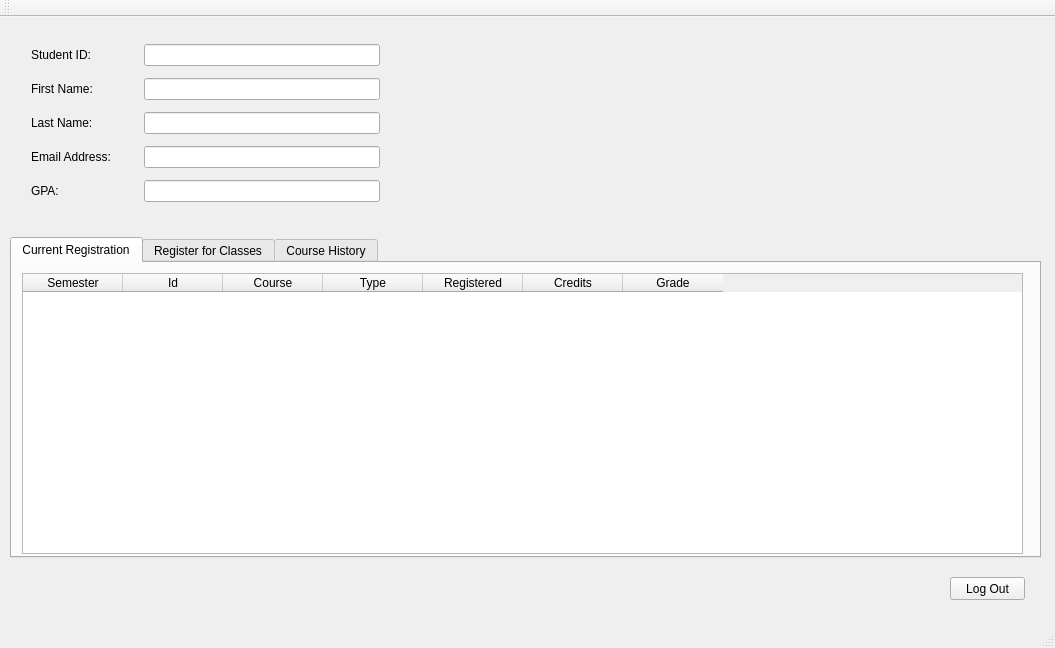
<?xml version="1.0" encoding="UTF-8"?>
<ui version="4.0">
 <class>MainWindow</class>
 <widget class="QMainWindow" name="MainWindow">
  <property name="geometry">
   <rect>
    <x>0</x>
    <y>0</y>
    <width>1055</width>
    <height>648</height>
   </rect>
  </property>
  <property name="windowTitle">
   <string>MainWindow</string>
  </property>
  <widget class="QWidget" name="centralWidget">
   <widget class="QStackedWidget" name="stackedWidget">
    <property name="geometry">
     <rect>
      <x>10</x>
      <y>10</y>
      <width>1031</width>
      <height>581</height>
     </rect>
    </property>
    <property name="currentIndex">
     <number>4</number>
    </property>
    <widget class="QWidget" name="pageLogin">
     <widget class="QWidget" name="layoutWidget">
      <property name="geometry">
       <rect>
        <x>240</x>
        <y>140</y>
        <width>231</width>
        <height>191</height>
       </rect>
      </property>
      <layout class="QVBoxLayout" name="loLogin">
       <item>
        <widget class="QLabel" name="labelStudentLogin">
         <property name="text">
          <string>&lt;html&gt;&lt;head/&gt;&lt;body&gt;&lt;p align=&quot;center&quot;&gt;&lt;span style=&quot; font-size:10pt; font-weight:600;&quot;&gt;Login&lt;/span&gt;&lt;/p&gt;&lt;/body&gt;&lt;/html&gt;</string>
         </property>
        </widget>
       </item>
       <item>
        <layout class="QHBoxLayout" name="horizontalLayout">
         <item>
          <widget class="QLabel" name="lblStudentUserName">
           <property name="text">
            <string>UserName</string>
           </property>
          </widget>
         </item>
         <item>
          <widget class="QLineEdit" name="inputStudentLoginUsername"/>
         </item>
        </layout>
       </item>
       <item>
        <layout class="QHBoxLayout" name="loLoginPassword">
         <item>
          <widget class="QLabel" name="lblStudentPassword">
           <property name="text">
            <string>Password</string>
           </property>
          </widget>
         </item>
         <item>
          <widget class="QLineEdit" name="inputStudentLoginPassword"/>
         </item>
        </layout>
       </item>
       <item>
        <widget class="QPushButton" name="btnLogin">
         <property name="text">
          <string>Log In</string>
         </property>
        </widget>
       </item>
       <item>
        <widget class="QLabel" name="labelStudentLoginBadpass">
         <property name="text">
          <string>&lt;html&gt;&lt;head/&gt;&lt;body&gt;&lt;p align=&quot;center&quot;&gt;&lt;span style=&quot; font-size:7pt; font-weight:600;&quot;&gt;Incorrect Password &lt;/span&gt;&lt;/p&gt;&lt;p align=&quot;center&quot;&gt;&lt;span style=&quot; font-size:7pt; font-weight:600;&quot;&gt;Please try again&lt;/span&gt;&lt;/p&gt;&lt;/body&gt;&lt;/html&gt;</string>
         </property>
        </widget>
       </item>
      </layout>
     </widget>
    </widget>
    <widget class="QWidget" name="pageDbLogin">
     <widget class="QWidget" name="layoutWidget">
      <property name="geometry">
       <rect>
        <x>50</x>
        <y>70</y>
        <width>281</width>
        <height>141</height>
       </rect>
      </property>
      <layout class="QVBoxLayout" name="loDbLogin">
       <item>
        <widget class="QLabel" name="labelDatabaseLoginTitle">
         <property name="text">
          <string>&lt;html&gt;&lt;head/&gt;&lt;body&gt;&lt;p align=&quot;center&quot;&gt;&lt;span style=&quot; font-size:10pt; font-weight:600;&quot;&gt;Database Login&lt;/span&gt;&lt;/p&gt;&lt;/body&gt;&lt;/html&gt;</string>
         </property>
        </widget>
       </item>
       <item>
        <layout class="QHBoxLayout" name="loDbLoginUsername">
         <item>
          <widget class="QLabel" name="lblDbloginUserName">
           <property name="text">
            <string>Database UserName</string>
           </property>
          </widget>
         </item>
         <item>
          <widget class="QLineEdit" name="inputDbloginUsername"/>
         </item>
        </layout>
       </item>
       <item>
        <layout class="QHBoxLayout" name="loDbLoginPassword">
         <item>
          <widget class="QLabel" name="lblDbloginPassword">
           <property name="text">
            <string>Database Password</string>
           </property>
          </widget>
         </item>
         <item>
          <widget class="QLineEdit" name="inputDbloginPassword"/>
         </item>
        </layout>
       </item>
       <item>
        <widget class="QPushButton" name="btnDbloginLogin">
         <property name="text">
          <string>Log Into Database</string>
         </property>
        </widget>
       </item>
      </layout>
     </widget>
     <widget class="QPushButton" name="btnDbloginBack">
      <property name="geometry">
       <rect>
        <x>230</x>
        <y>220</y>
        <width>101</width>
        <height>23</height>
       </rect>
      </property>
      <property name="text">
       <string>Student Login</string>
      </property>
     </widget>
     <widget class="QPushButton" name="btnDbLoginGotoFacultyLogin">
      <property name="geometry">
       <rect>
        <x>120</x>
        <y>220</y>
        <width>101</width>
        <height>23</height>
       </rect>
      </property>
      <property name="text">
       <string>Faculty Login</string>
      </property>
     </widget>
    </widget>
    <widget class="QWidget" name="pageFacultyLogin">
     <widget class="QWidget" name="layoutWidget_2">
      <property name="geometry">
       <rect>
        <x>120</x>
        <y>70</y>
        <width>231</width>
        <height>191</height>
       </rect>
      </property>
      <layout class="QVBoxLayout" name="loFacultyLogin">
       <item>
        <widget class="QLabel" name="labelStudentLogin_2">
         <property name="text">
          <string>&lt;html&gt;&lt;head/&gt;&lt;body&gt;&lt;p align=&quot;center&quot;&gt;&lt;span style=&quot; font-size:10pt; font-weight:600;&quot;&gt;Faculty Login&lt;/span&gt;&lt;/p&gt;&lt;/body&gt;&lt;/html&gt;</string>
         </property>
        </widget>
       </item>
       <item>
        <layout class="QHBoxLayout" name="horizontalLayout_2">
         <item>
          <widget class="QLabel" name="lblFacultyName">
           <property name="text">
            <string>UserName</string>
           </property>
          </widget>
         </item>
         <item>
          <widget class="QLineEdit" name="inputFacultyUsername"/>
         </item>
        </layout>
       </item>
       <item>
        <layout class="QHBoxLayout" name="loLoginPassword_2">
         <item>
          <widget class="QLabel" name="lblFacultyPassword">
           <property name="text">
            <string>Password</string>
           </property>
          </widget>
         </item>
         <item>
          <widget class="QLineEdit" name="inputFacultyPassword"/>
         </item>
        </layout>
       </item>
       <item>
        <widget class="QPushButton" name="btnFacultyLogin">
         <property name="text">
          <string>Faculty Log In</string>
         </property>
        </widget>
       </item>
       <item>
        <widget class="QLabel" name="labelFacultyLoginBadpass">
         <property name="text">
          <string>&lt;html&gt;&lt;head/&gt;&lt;body&gt;&lt;p align=&quot;center&quot;&gt;&lt;span style=&quot; font-size:7pt; font-weight:600;&quot;&gt;Incorrect Password &lt;/span&gt;&lt;/p&gt;&lt;p align=&quot;center&quot;&gt;&lt;span style=&quot; font-size:7pt; font-weight:600;&quot;&gt;Please try again&lt;/span&gt;&lt;/p&gt;&lt;/body&gt;&lt;/html&gt;</string>
         </property>
        </widget>
       </item>
      </layout>
     </widget>
     <widget class="QPushButton" name="btnFacultyLoginGotoStudentLogin">
      <property name="geometry">
       <rect>
        <x>250</x>
        <y>270</y>
        <width>101</width>
        <height>23</height>
       </rect>
      </property>
      <property name="text">
       <string>Student Login</string>
      </property>
     </widget>
     <widget class="QPushButton" name="btnFacultyLoginGotoDBLogin">
      <property name="geometry">
       <rect>
        <x>130</x>
        <y>270</y>
        <width>111</width>
        <height>23</height>
       </rect>
      </property>
      <property name="text">
       <string>Database Login</string>
      </property>
     </widget>
    </widget>
    <widget class="QWidget" name="pageDbAdmin">
     <widget class="QWidget" name="widgetDatabase" native="true">
      <property name="geometry">
       <rect>
        <x>0</x>
        <y>0</y>
        <width>771</width>
        <height>521</height>
       </rect>
      </property>
      <widget class="QPushButton" name="btnDbAdminDropTable">
       <property name="geometry">
        <rect>
         <x>290</x>
         <y>340</y>
         <width>161</width>
         <height>23</height>
        </rect>
       </property>
       <property name="text">
        <string>Drop All Tables</string>
       </property>
      </widget>
      <widget class="QPushButton" name="btnDbAdminLogout">
       <property name="geometry">
        <rect>
         <x>330</x>
         <y>430</y>
         <width>81</width>
         <height>23</height>
        </rect>
       </property>
       <property name="text">
        <string>Log Out</string>
       </property>
      </widget>
      <widget class="QPushButton" name="btnDbAdminAddTables">
       <property name="geometry">
        <rect>
         <x>290</x>
         <y>370</y>
         <width>161</width>
         <height>23</height>
        </rect>
       </property>
       <property name="text">
        <string>Add New Tables</string>
       </property>
      </widget>
      <widget class="QPushButton" name="btnDbAdminSeedTables">
       <property name="geometry">
        <rect>
         <x>290</x>
         <y>400</y>
         <width>161</width>
         <height>23</height>
        </rect>
       </property>
       <property name="text">
        <string>Seed Tables</string>
       </property>
      </widget>
      <widget class="QTextEdit" name="textDbAdminConsole">
       <property name="geometry">
        <rect>
         <x>13</x>
         <y>10</y>
         <width>751</width>
         <height>321</height>
        </rect>
       </property>
       <property name="readOnly">
        <bool>true</bool>
       </property>
      </widget>
     </widget>
    </widget>
    <widget class="QWidget" name="pageStudent">
     <widget class="QTabWidget" name="tabStudent">
      <property name="geometry">
       <rect>
        <x>0</x>
        <y>210</y>
        <width>1031</width>
        <height>321</height>
       </rect>
      </property>
      <property name="currentIndex">
       <number>0</number>
      </property>
      <widget class="QWidget" name="tabRegistration">
       <attribute name="title">
        <string>Current Registration</string>
       </attribute>
       <widget class="QTableWidget" name="tableCurrentRegistration">
        <property name="geometry">
         <rect>
          <x>10</x>
          <y>10</y>
          <width>1001</width>
          <height>281</height>
         </rect>
        </property>
        <column>
         <property name="text">
          <string>Semester</string>
         </property>
        </column>
        <column>
         <property name="text">
          <string>Id</string>
         </property>
        </column>
        <column>
         <property name="text">
          <string>Course</string>
         </property>
        </column>
        <column>
         <property name="text">
          <string>Type</string>
         </property>
        </column>
        <column>
         <property name="text">
          <string>Registered</string>
         </property>
        </column>
        <column>
         <property name="text">
          <string>Credits</string>
         </property>
        </column>
        <column>
         <property name="text">
          <string>Grade</string>
         </property>
        </column>
       </widget>
      </widget>
      <widget class="QWidget" name="tabRegister">
       <attribute name="title">
        <string>Register for Classes</string>
       </attribute>
       <widget class="QTableWidget" name="tableRegister">
        <property name="geometry">
         <rect>
          <x>10</x>
          <y>10</y>
          <width>1001</width>
          <height>281</height>
         </rect>
        </property>
        <column>
         <property name="text">
          <string>Semester</string>
         </property>
        </column>
        <column>
         <property name="text">
          <string>Id</string>
         </property>
        </column>
        <column>
         <property name="text">
          <string>Course</string>
         </property>
        </column>
        <column>
         <property name="text">
          <string>Type</string>
         </property>
        </column>
        <column>
         <property name="text">
          <string>Credits</string>
         </property>
        </column>
        <column>
         <property name="text">
          <string>Description</string>
         </property>
        </column>
       </widget>
      </widget>
      <widget class="QWidget" name="tabCourses">
       <attribute name="title">
        <string>Course History</string>
       </attribute>
       <widget class="QTableWidget" name="tableCourseHistory">
        <property name="geometry">
         <rect>
          <x>10</x>
          <y>10</y>
          <width>1011</width>
          <height>281</height>
         </rect>
        </property>
        <column>
         <property name="text">
          <string>Semester</string>
         </property>
        </column>
        <column>
         <property name="text">
          <string>Id</string>
         </property>
        </column>
        <column>
         <property name="text">
          <string>Course</string>
         </property>
        </column>
        <column>
         <property name="text">
          <string>Type</string>
         </property>
        </column>
        <column>
         <property name="text">
          <string>Status</string>
         </property>
        </column>
        <column>
         <property name="text">
          <string>Registered</string>
         </property>
        </column>
        <column>
         <property name="text">
          <string>Completed</string>
         </property>
        </column>
        <column>
         <property name="text">
          <string>Credits</string>
         </property>
        </column>
        <column>
         <property name="text">
          <string>Grade</string>
         </property>
        </column>
       </widget>
      </widget>
     </widget>
     <widget class="QWidget" name="layoutWidget">
      <property name="geometry">
       <rect>
        <x>10</x>
        <y>0</y>
        <width>371</width>
        <height>194</height>
       </rect>
      </property>
      <layout class="QVBoxLayout" name="loStudentInfo">
       <item>
        <layout class="QHBoxLayout" name="loStudentId">
         <item>
          <widget class="QLabel" name="labelStudentId">
           <property name="minimumSize">
            <size>
             <width>107</width>
             <height>0</height>
            </size>
           </property>
           <property name="text">
            <string>Student ID: </string>
           </property>
           <property name="margin">
            <number>5</number>
           </property>
          </widget>
         </item>
         <item>
          <widget class="QLineEdit" name="inputStudentId">
           <property name="readOnly">
            <bool>true</bool>
           </property>
          </widget>
         </item>
        </layout>
       </item>
       <item>
        <layout class="QHBoxLayout" name="loStudentFirstName">
         <item>
          <widget class="QLabel" name="labelStudentFirstName">
           <property name="minimumSize">
            <size>
             <width>107</width>
             <height>0</height>
            </size>
           </property>
           <property name="text">
            <string>First Name: </string>
           </property>
           <property name="margin">
            <number>5</number>
           </property>
          </widget>
         </item>
         <item>
          <widget class="QLineEdit" name="inputStudentFirstName">
           <property name="readOnly">
            <bool>true</bool>
           </property>
          </widget>
         </item>
        </layout>
       </item>
       <item>
        <layout class="QHBoxLayout" name="loStudentLastName">
         <item>
          <widget class="QLabel" name="labelStudentLastName">
           <property name="minimumSize">
            <size>
             <width>107</width>
             <height>0</height>
            </size>
           </property>
           <property name="text">
            <string>Last Name: </string>
           </property>
           <property name="margin">
            <number>5</number>
           </property>
          </widget>
         </item>
         <item>
          <widget class="QLineEdit" name="inputStudentLastName">
           <property name="readOnly">
            <bool>true</bool>
           </property>
          </widget>
         </item>
        </layout>
       </item>
       <item>
        <layout class="QHBoxLayout" name="loStudentEmail">
         <item>
          <widget class="QLabel" name="labelStudentEmail">
           <property name="minimumSize">
            <size>
             <width>107</width>
             <height>0</height>
            </size>
           </property>
           <property name="text">
            <string>Email Address: </string>
           </property>
           <property name="margin">
            <number>5</number>
           </property>
          </widget>
         </item>
         <item>
          <widget class="QLineEdit" name="inputStudentEmail">
           <property name="readOnly">
            <bool>true</bool>
           </property>
          </widget>
         </item>
        </layout>
       </item>
       <item>
        <layout class="QHBoxLayout" name="loStudentGPA">
         <item>
          <widget class="QLabel" name="labelStudentGPA">
           <property name="minimumSize">
            <size>
             <width>107</width>
             <height>0</height>
            </size>
           </property>
           <property name="text">
            <string>GPA: </string>
           </property>
           <property name="margin">
            <number>5</number>
           </property>
          </widget>
         </item>
         <item>
          <widget class="QLineEdit" name="inputStudentGPA">
           <property name="readOnly">
            <bool>true</bool>
           </property>
          </widget>
         </item>
        </layout>
       </item>
      </layout>
     </widget>
     <widget class="QPushButton" name="btnLogOut">
      <property name="geometry">
       <rect>
        <x>940</x>
        <y>550</y>
        <width>75</width>
        <height>23</height>
       </rect>
      </property>
      <property name="text">
       <string>Log Out</string>
      </property>
     </widget>
    </widget>
    <widget class="QWidget" name="pageFaculty">
     <widget class="QPushButton" name="btnFacultyLogout">
      <property name="geometry">
       <rect>
        <x>60</x>
        <y>320</y>
        <width>291</width>
        <height>23</height>
       </rect>
      </property>
      <property name="text">
       <string>Log Out</string>
      </property>
     </widget>
     <widget class="QWidget" name="layoutWidget_3">
      <property name="geometry">
       <rect>
        <x>30</x>
        <y>20</y>
        <width>371</width>
        <height>194</height>
       </rect>
      </property>
      <layout class="QVBoxLayout" name="loFacultyInfo">
       <item>
        <layout class="QHBoxLayout" name="loFacultyId">
         <item>
          <widget class="QLabel" name="labelFacultyId">
           <property name="minimumSize">
            <size>
             <width>107</width>
             <height>0</height>
            </size>
           </property>
           <property name="text">
            <string>Faculty ID</string>
           </property>
           <property name="margin">
            <number>5</number>
           </property>
          </widget>
         </item>
         <item>
          <widget class="QLineEdit" name="inputFacultyId">
           <property name="readOnly">
            <bool>true</bool>
           </property>
          </widget>
         </item>
        </layout>
       </item>
       <item>
        <layout class="QHBoxLayout" name="loFacultyFirstName">
         <item>
          <widget class="QLabel" name="labelFacultyFirstName">
           <property name="minimumSize">
            <size>
             <width>107</width>
             <height>0</height>
            </size>
           </property>
           <property name="text">
            <string>First Name: </string>
           </property>
           <property name="margin">
            <number>5</number>
           </property>
          </widget>
         </item>
         <item>
          <widget class="QLineEdit" name="inputFacultyFirstName">
           <property name="readOnly">
            <bool>true</bool>
           </property>
          </widget>
         </item>
        </layout>
       </item>
       <item>
        <layout class="QHBoxLayout" name="loFacultyLastName">
         <item>
          <widget class="QLabel" name="labelFacultyLastName">
           <property name="minimumSize">
            <size>
             <width>107</width>
             <height>0</height>
            </size>
           </property>
           <property name="text">
            <string>Last Name: </string>
           </property>
           <property name="margin">
            <number>5</number>
           </property>
          </widget>
         </item>
         <item>
          <widget class="QLineEdit" name="inputFacultyLastName">
           <property name="readOnly">
            <bool>true</bool>
           </property>
          </widget>
         </item>
        </layout>
       </item>
       <item>
        <layout class="QHBoxLayout" name="loFacultyEmail">
         <item>
          <widget class="QLabel" name="labelFacultyEmail">
           <property name="minimumSize">
            <size>
             <width>107</width>
             <height>0</height>
            </size>
           </property>
           <property name="text">
            <string>Email Address: </string>
           </property>
           <property name="margin">
            <number>5</number>
           </property>
          </widget>
         </item>
         <item>
          <widget class="QLineEdit" name="inputFacultyEmail">
           <property name="readOnly">
            <bool>true</bool>
           </property>
          </widget>
         </item>
        </layout>
       </item>
      </layout>
     </widget>
     <widget class="QTabWidget" name="tabFaculty">
      <property name="geometry">
       <rect>
        <x>30</x>
        <y>210</y>
        <width>371</width>
        <height>111</height>
       </rect>
      </property>
      <property name="currentIndex">
       <number>0</number>
      </property>
      <widget class="QWidget" name="tab_4">
       <attribute name="title">
        <string>Students</string>
       </attribute>
      </widget>
      <widget class="QWidget" name="tab_5">
       <attribute name="title">
        <string>Semesters</string>
       </attribute>
      </widget>
      <widget class="QWidget" name="tab_6">
       <attribute name="title">
        <string>Course List</string>
       </attribute>
      </widget>
     </widget>
    </widget>
    <widget class="QWidget" name="pageLogOut">
     <widget class="QTextEdit" name="textLogoutConsole">
      <property name="geometry">
       <rect>
        <x>10</x>
        <y>0</y>
        <width>761</width>
        <height>321</height>
       </rect>
      </property>
     </widget>
     <widget class="QPushButton" name="btnLogoutBacktologin">
      <property name="geometry">
       <rect>
        <x>270</x>
        <y>340</y>
        <width>161</width>
        <height>23</height>
       </rect>
      </property>
      <property name="text">
       <string>Back to login</string>
      </property>
     </widget>
    </widget>
   </widget>
  </widget>
  <widget class="QMenuBar" name="menuBar">
   <property name="geometry">
    <rect>
     <x>0</x>
     <y>0</y>
     <width>1055</width>
     <height>21</height>
    </rect>
   </property>
  </widget>
  <widget class="QToolBar" name="mainToolBar">
   <attribute name="toolBarArea">
    <enum>TopToolBarArea</enum>
   </attribute>
   <attribute name="toolBarBreak">
    <bool>false</bool>
   </attribute>
  </widget>
  <widget class="QStatusBar" name="statusBar"/>
 </widget>
 <layoutdefault spacing="6" margin="11"/>
 <resources/>
 <connections/>
</ui>
